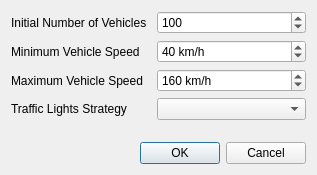
<?xml version="1.0" encoding="UTF-8"?>
<ui version="4.0">
 <class>Dialog</class>
 <widget class="QDialog" name="Dialog">
  <property name="geometry">
   <rect>
    <x>0</x>
    <y>0</y>
    <width>317</width>
    <height>175</height>
   </rect>
  </property>
  <property name="windowTitle">
   <string>Simulation Settings</string>
  </property>
  <property name="modal">
   <bool>true</bool>
  </property>
  <layout class="QVBoxLayout" name="verticalLayout">
   <item>
    <layout class="QFormLayout" name="formLayout">
     <property name="fieldGrowthPolicy">
      <enum>QFormLayout::AllNonFixedFieldsGrow</enum>
     </property>
     <property name="horizontalSpacing">
      <number>10</number>
     </property>
     <item row="0" column="0">
      <widget class="QLabel" name="initialNumberOfVehiclesLabel">
       <property name="text">
        <string>Initial Number of Vehicles</string>
       </property>
      </widget>
     </item>
     <item row="0" column="1">
      <widget class="QSpinBox" name="initialNumberOfVehiclesSpinBox">
       <property name="minimum">
        <number>0</number>
       </property>
       <property name="maximum">
        <number>10000</number>
       </property>
       <property name="value">
        <number>100</number>
       </property>
      </widget>
     </item>
     <item row="1" column="0">
      <widget class="QLabel" name="minVehicleSpeedLabel">
       <property name="text">
        <string>Minimum Vehicle Speed</string>
       </property>
      </widget>
     </item>
     <item row="1" column="1">
      <widget class="QSpinBox" name="minVehicleSpeedSpinBox">
       <property name="suffix">
        <string> km/h</string>
       </property>
       <property name="minimum">
        <number>20</number>
       </property>
       <property name="maximum">
        <number>200</number>
       </property>
       <property name="singleStep">
        <number>10</number>
       </property>
       <property name="value">
        <number>40</number>
       </property>
      </widget>
     </item>
     <item row="2" column="0">
      <widget class="QLabel" name="maxVehicleSpeedLabel">
       <property name="text">
        <string>Maximum Vehicle Speed</string>
       </property>
      </widget>
     </item>
     <item row="2" column="1">
      <widget class="QSpinBox" name="maxVehicleSpeedSpinBox">
       <property name="suffix">
        <string> km/h</string>
       </property>
       <property name="minimum">
        <number>20</number>
       </property>
       <property name="maximum">
        <number>200</number>
       </property>
       <property name="value">
        <number>160</number>
       </property>
      </widget>
     </item>
     <item row="3" column="0">
      <widget class="QLabel" name="trafficLightsStrategyLabel">
       <property name="text">
        <string>Traffic Lights Strategy</string>
       </property>
      </widget>
     </item>
     <item row="3" column="1">
      <widget class="QComboBox" name="trafficLightsStrategyComboBox">
       <property name="editable">
        <bool>false</bool>
       </property>
      </widget>
     </item>
    </layout>
   </item>
   <item>
    <widget class="QDialogButtonBox" name="buttonBox">
     <property name="orientation">
      <enum>Qt::Horizontal</enum>
     </property>
     <property name="standardButtons">
      <set>QDialogButtonBox::Cancel|QDialogButtonBox::Ok</set>
     </property>
    </widget>
   </item>
  </layout>
 </widget>
 <resources/>
 <connections>
  <connection>
   <sender>buttonBox</sender>
   <signal>accepted()</signal>
   <receiver>Dialog</receiver>
   <slot>accept()</slot>
   <hints>
    <hint type="sourcelabel">
     <x>248</x>
     <y>254</y>
    </hint>
    <hint type="destinationlabel">
     <x>157</x>
     <y>274</y>
    </hint>
   </hints>
  </connection>
  <connection>
   <sender>buttonBox</sender>
   <signal>rejected()</signal>
   <receiver>Dialog</receiver>
   <slot>reject()</slot>
   <hints>
    <hint type="sourcelabel">
     <x>316</x>
     <y>260</y>
    </hint>
    <hint type="destinationlabel">
     <x>286</x>
     <y>274</y>
    </hint>
   </hints>
  </connection>
 </connections>
</ui>
